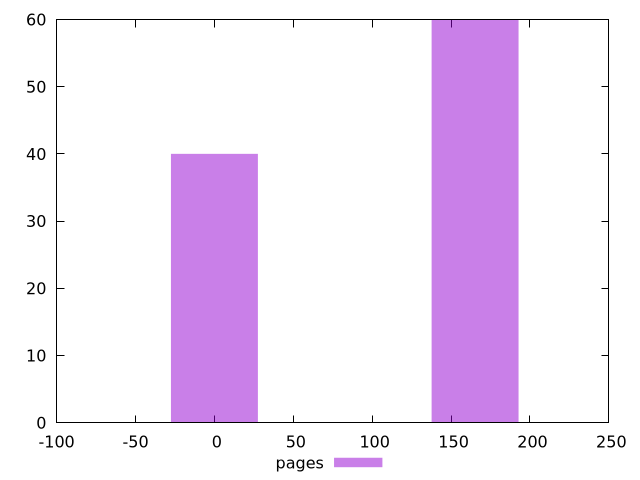

This figure's gnuplot source:
$_pages <<EOF
0 40
165.2028419149334 60
EOF
set key outside below
set terminal pngcairo
set output "report_00006_2020-11-02T20-21-41.718Z/unminified-javascript/pages//raw_hist.png"
set yrange [0:60]
set boxwidth 55.06761397164446
set style fill transparent solid 0.5 noborder
plot $_pages title "pages" with boxes ,
